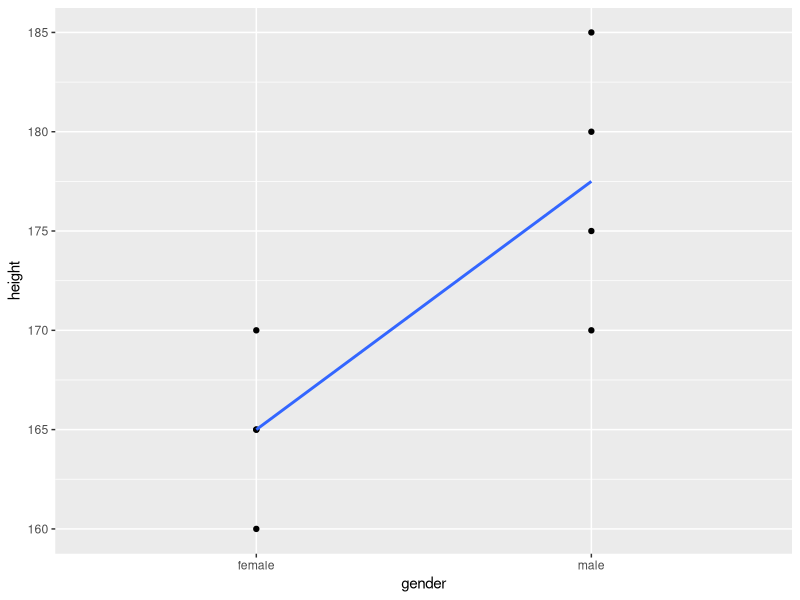
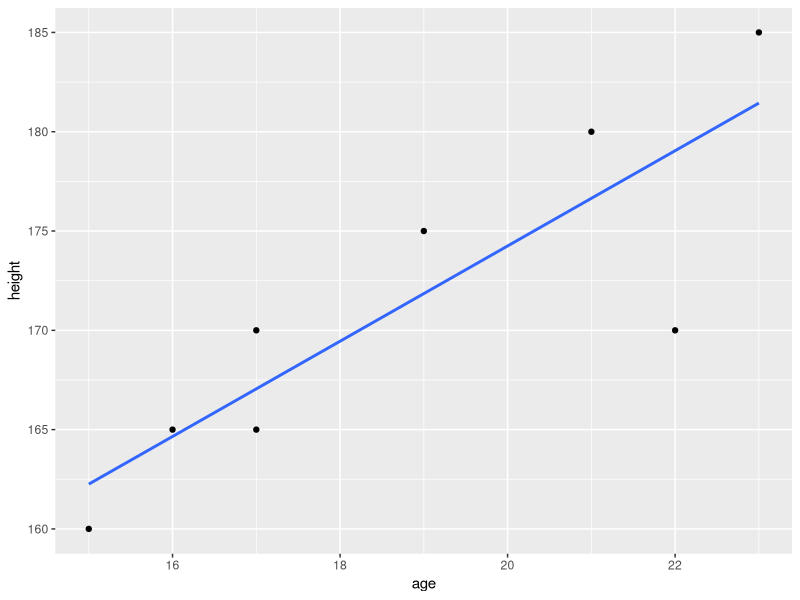
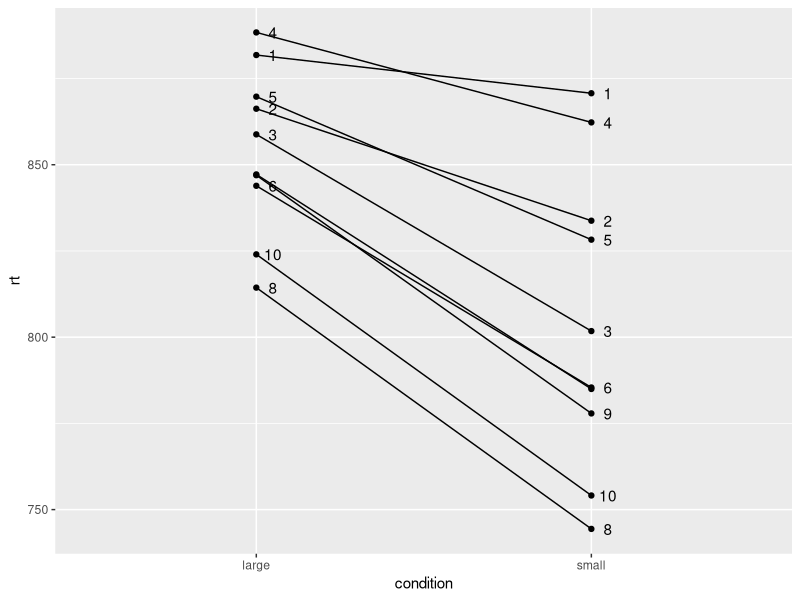
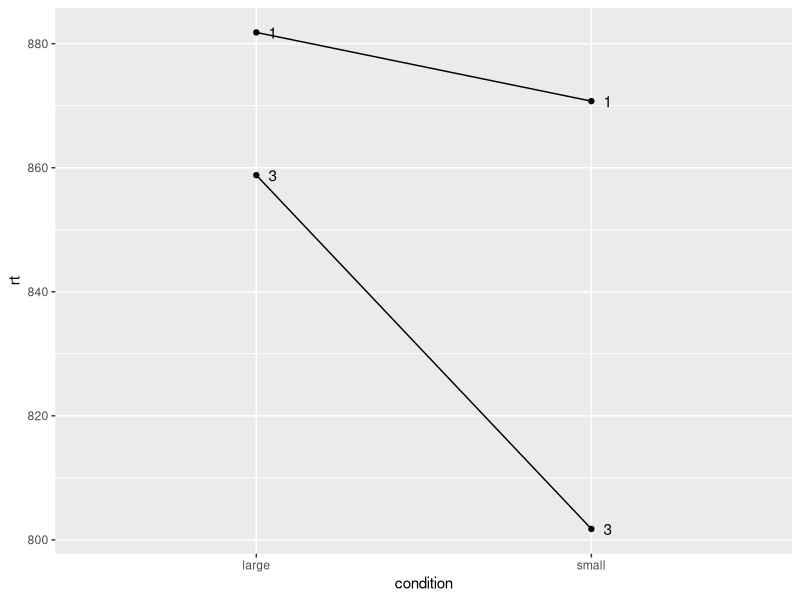
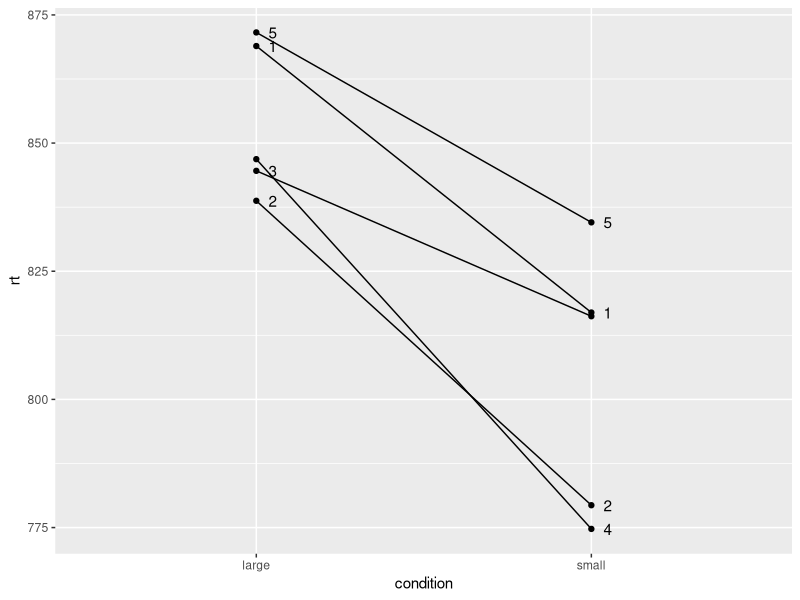
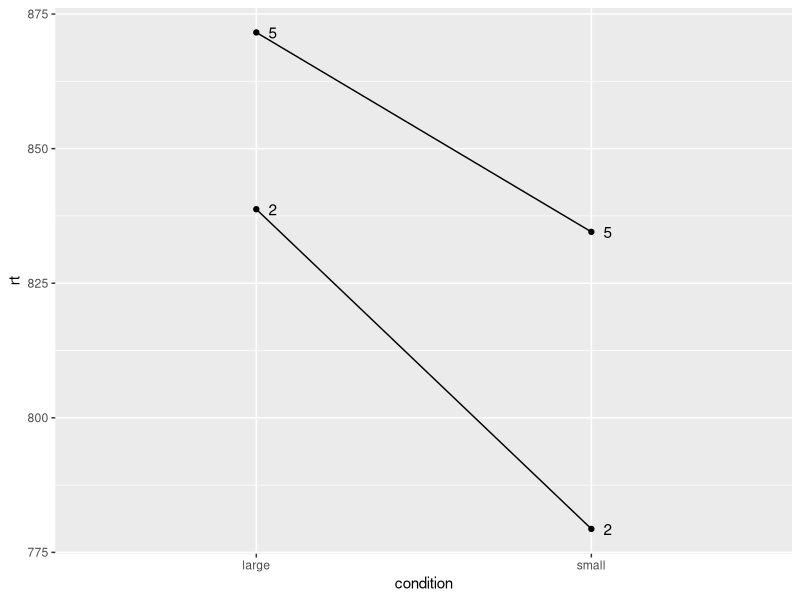

These charts were generated, in order, by the following R code:
library(tidyverse)
library(lme4)
library(lmerTest)
library(emmeans)

# Is height predicted by gender?
# Create gender_height_data
subject <- seq(1:8)
gender <- factor(c(rep("male", 4), rep("female", 4)))
height <- c(170, 180, 175, 185, 160, 170, 165, 165)
gender_height_data <- tibble(subject, gender, height)

# fit a linear model where gender is used to predict height
height_model <- lm(height ~ gender, data = gender_height_data)
summary(height_model)

gender_height_data %>%
  ggplot(aes(x = gender, y = height, group = 1)) +
  geom_point() +
  geom_smooth(method = "lm", se = FALSE)

# Is height predicted by age?
# Create age_height_data
age <- c(22, 21, 19, 23, 15, 17, 16, 17)
age_height_data <- tibble(subject, age, height)

age_model <- lm(height ~ age, data = age_height_data)
summary(age_model)

age_height_data %>%
  ggplot(aes(x = age, y = height)) +
  geom_point() +
  geom_smooth(method = "lm", se = FALSE)

# Linear mixed models
# Create mixed_model_data - 10 subject, 10 items, 2 conditions, with 4 repeats
# just to create a totally fictitious data set that allows the models to be built
# We use set.seed() to ensure the random numbers in rt can be reproduced
subject <- factor(c(rep(1:10, each = 5), rep(1:10, each = 5)))
condition <- factor(c(rep("small", times = 50), rep("large", times = 50)))
item <- factor(rep(seq(1:5), times = 20))
set.seed(9999)
rt1 <- as.integer(rnorm(50, 800, 100))
set.seed(1234)
rt2 <- as.integer(rnorm(50, 900, 100))
rt <- c(rt1, rt2)

mixed_model_data <- tibble(subject, item, condition, rt)

mixed_model_data <- rbind(mixed_model_data, mixed_model_data, 
                          mixed_model_data, mixed_model_data)

mixed_model_data %>% 
  group_by(condition) %>%
  summarise(mean_rt = mean(rt), sd_rt = sd(rt))

# Build our mixed model
mixed_model <- lmer(rt ~ condition + (1 | subject) + (1 | item), 
                    data = mixed_model_data)
summary(mixed_model)

# Testing the fixed effect using Likelihood Ratio Test
# Build a new model dropping the fixed effect we want to test
mixed_model_null <- lmer(rt ~ (1 | subject) + (1 | item), 
                         data = mixed_model_data)
anova(mixed_model, mixed_model_null)

coef(mixed_model)

# Let's now add slopes for our two random effects
mixed_model_slopes <- lmer(rt ~ condition + (1 + condition | subject)
                           + (1 + condition | item), data = mixed_model_data)

# Let's plot the intercepts and slopes where the intercept corresponds to 
# the large condition level, and the slope is the difference between it and
# the small condition level
# First by subjects
subject_intercepts <- coef(mixed_model_slopes)$subject[1]
subject_slopes <- coef(mixed_model_slopes)$subject[2]

subject_coefs <- tibble(subject = c(seq(1:10), seq(1:10)),  
                        condition = c(rep("large", times = 10), 
                                      rep("small", times = 10)),
                        rt = unlist(rbind(subject_intercepts, 
                                   (subject_intercepts + subject_slopes))))

subject_coefs %>%
  ggplot(aes(x = condition, y = rt, group = subject, label = subject)) +
  geom_point() + 
  geom_line() +
  geom_text(check_overlap = TRUE, nudge_x = .05)
  
subject_coefs %>%
  filter(subject == "1" | subject == "3") %>%
  ggplot(aes(x = condition, y = rt, group = subject, label = subject)) +
  geom_point() + 
  geom_line() +
  geom_text(check_overlap = TRUE, nudge_x = .05)

item_intercepts <- coef(mixed_model_slopes)$item[1]
item_slopes <- coef(mixed_model_slopes)$item[2]

item_coefs <- tibble(item = c(seq(1:5), seq(1:5)),  
                        condition = c(rep("large", times = 5), 
                                      rep("small", times = 5)),
                        rt = unlist(rbind(item_intercepts, 
                                          (item_intercepts + item_slopes))))

item_coefs %>%
  ggplot(aes(x = condition, y = rt, group = item, label = item)) +
  geom_point() + 
  geom_line() +
  geom_text(check_overlap = TRUE, nudge_x = .05)

item_coefs %>%
  filter(item == "2" | item == "5") %>%
  ggplot(aes(x = condition, y = rt, group = item, label = item)) +
  geom_point() + 
  geom_line() +
  geom_text(check_overlap = TRUE, nudge_x = .05)
